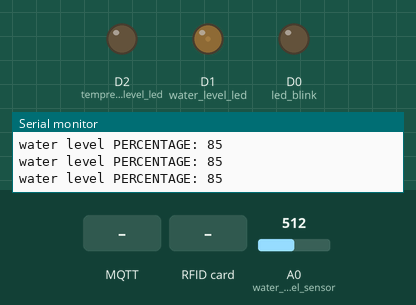
Recording of a sketch running on a simulated ESP8266 (NodeMCU). On the bench: output pins drawn as LEDs (lit = HIGH), the last lines printed to the serial monitor. Dashed ring = blinking. Inputs (shaded band) come from the test bench; at power-on: A0 (water_level_sensor) = 512. WiFi joins after 1.5 s; servers stay silent unless stated; random numbers use the default seed unless the sketch sets one; no MQTT or app messages arrive unless stated.

Above: at 2.8 s.
2.9 s: MQTT message "5" arrives on the first subscribed topic
At 3.24 s:
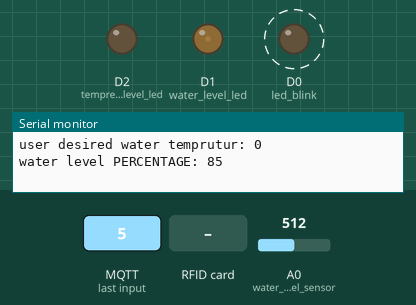
5.9 s: A0 (water_level_sensor) set to 0
At 6.27 s:
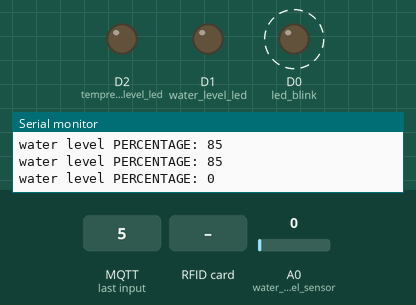
8.9 s: RFID card 5E 7A 19 C4 held to the reader
11.9 s: A0 (water_level_sensor) set to 716
At 12.9 s:
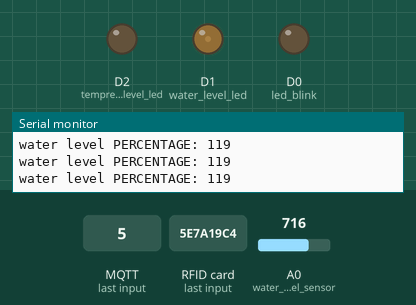
13.6 s: MQTT message "90" arrives on the first subscribed topic
At 13.9 s:
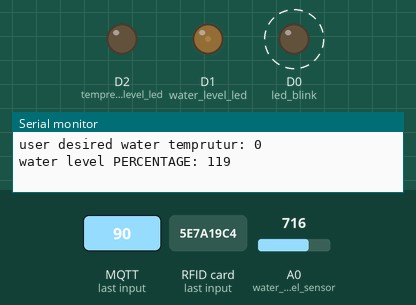
16.6 s: A0 (water_level_sensor) set to 0
At 16.93 s:
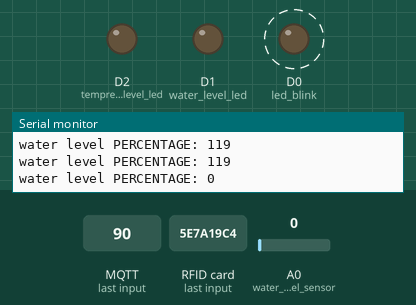
Timing chart, 0 to 20.6 s (numbered marks = the images above; inputs shaded):
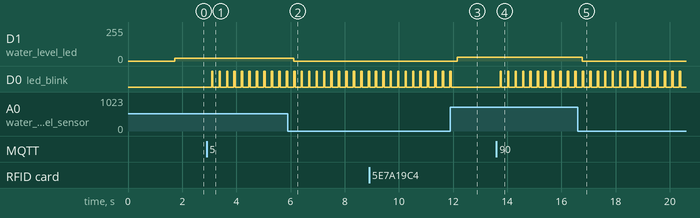

The sketch:

sketch_jul19a.ino
```cpp
#include <string.h>
#include <stdlib.h>

#include <SPI.h>
#include <MFRC522.h>
#include <ESP8266WiFi.h>
#include <PubSubClient.h>
#include <MFRC522.h>

constexpr uint8_t RST_PIN = D3;     // Configurable, see typical pin layout above
constexpr uint8_t SS_PIN = D4;     // Configurable, see typical pin layout above
MFRC522 rfid(SS_PIN, RST_PIN);   // Create MFRC522 instance.

const char* ssid = "HAMIDREZA";
const char* password = "22558930h";
const char* mqtt_server = "192.168.1.7";

int water_level_led = D1;
int led_blink = D0;
int tempreture_level_led = D2;


WiFiClient espClient;
PubSubClient client(espClient);
#define MSG_BUFFER_SIZE  (50)
char msg[MSG_BUFFER_SIZE];
int user_desired_water_level = 0, water_level, percentage;

int water_level_sensor = A0;

void scanAvailableNetworks(){
  Serial.print("Scan start ... ");
  int n = WiFi.scanNetworks();
  Serial.print(n);
  Serial.println(" network(s) found");
  for (int i = 0; i < n; i++)
  {
    Serial.println(WiFi.SSID(i));
  }
  Serial.println();

  delay(5000);
}

void connect_to_wifi(String net_name, String net_pass){
  delay(100);
  WiFi.mode(WIFI_STA);
  WiFi.begin(net_name, net_pass);
  Serial.print(String("Connecting to " + net_name ));
  while(WiFi.status() != WL_CONNECTED){
    delay(500);
    Serial.print(".");
  }
  randomSeed(micros());

  Serial.println("");
  Serial.println("WiFi connected");
  Serial.println("IP address: ");
  Serial.println(WiFi.localIP());
}


void callback(char* topic, byte* payload, unsigned int length) {
  Serial.print("Message arrived [");
  Serial.print(topic);
  Serial.print("] ");
  for (int i = 0; i < length; i++) {
    Serial.print((char)payload[i]);
  }

  // EXTRACT the information
  char payload_str[length];  //water level and water tempreture
  memcpy(payload_str, payload, length);  ///byte to string
  char * token = strtok(payload_str, " ");  ///tokenize
  int i = 0;
  int desired_water_level, desired_water_temperature;
  while( token != NULL ) {
      if (i == 0)
        desired_water_level = atoi(token);
      if (i == 1)
        desired_water_temperature = atoi(token);
      token = strtok(NULL, " ");
      i++;
  }

  user_desired_water_level = desired_water_level*20;

  Serial.print("user desired water level: ");
  Serial.println( user_desired_water_level);
  Serial.print("user desired water temprutur: ");
  Serial.println(desired_water_temperature);

  // Handle water temperature
  int led_tempreture_value = map(desired_water_temperature, 1, 100, 1, 1023);
  analogWrite(tempreture_level_led, led_tempreture_value);
}

void reconnect() {
  // Loop until we're reconnected
  while (!client.connected()) {
    Serial.print("Attempting MQTT connection...");
    // Create a random client ID
    String clientId = "ESP8266Client-";
    clientId += String(random(0xffff), HEX);
    // Attempt to connect
    if (client.connect(clientId.c_str())) {
      Serial.println("Connected");
      client.subscribe("house/bath");
    }
    else {
      Serial.print("failed, rc=");
      Serial.print(client.state());
      Serial.println(" try again in 3 seconds");
      // Wait 3 seconds before retrying
      delay(3000);
    }
  }
}

void display_water_level() {
  analogWrite(water_level_led, percentage);
  if (percentage < user_desired_water_level + 5) {
    digitalWrite(led_blink, HIGH);
    delay(50);
    digitalWrite(led_blink, LOW);
  }
}

void setup() {
  // LED and water sensor
  pinMode(water_level_led, OUTPUT);
  pinMode(led_blink, OUTPUT);
  pinMode(tempreture_level_led, OUTPUT);
  pinMode(water_level_sensor, INPUT);

  //RFID
  SPI.begin();
  rfid.PCD_Init();
  // Initialize serial
  Serial.begin(115200);

  //WiFi and MQTT
  connect_to_wifi(ssid, password);
  client.setServer(mqtt_server, 1883);
  client.setCallback(callback);
}

void loop() {

  if (!client.connected()) {
    reconnect();
  }
  client.loop();

  if (rfid.PICC_IsNewCardPresent()) {
    int offset = 0;
    if (rfid.PICC_ReadCardSerial()) {
//      Serial.print("Tag UID:");
      for (byte i = 0; i < rfid.uid.size; i++) {
//        Serial.print(rfid.uid.uidByte[i] < 0x10 ? " 0" : " ");
//        Serial.print(rfid.uid.uidByte[i], HEX);
        offset += snprintf(msg + offset, MSG_BUFFER_SIZE - offset, ":%x\0", rfid.uid.uidByte[i]);
      }
      Serial.println();

      Serial.print("Publish message: ");
      Serial.println(msg);
      client.publish("house/hardwareBath", msg);

      rfid.PICC_HaltA();
    }
  }

  water_level = analogRead(water_level_sensor);
  percentage = map(water_level, 0, 600, 0, 100);
  Serial.print("water level PERCENTAGE: ");
  Serial.println(percentage);
  display_water_level();
  delay(200);
}
```

Measured:
- after the input at 2.9 s, D0 (led_blink): alternates HIGH for 0.05 s and LOW for 0.23 s, starting after 0.19 s
- after the input at 5.9 s, D1 (water_level_led): 21/255 → 0/255 after 0.22 s
- after the input at 11.9 s, D1 (water_level_led): 0/255 → 29/255 after 0.26 s
- after the input at 13.6 s, D0 (led_blink): alternates HIGH for 0.05 s and LOW for 0.23 s, starting after 0.14 s
- after the input at 16.6 s, D1 (water_level_led): 29/255 → 0/255 after 0.17 s
